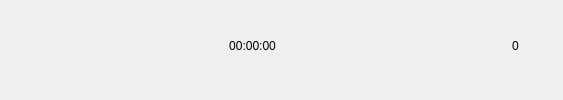
           <widget class="QFrame" name="frame_10">
            <property name="minimumSize">
             <size>
              <width>563</width>
              <height>87</height>
             </size>
            </property>
            <property name="frameShape">
             <enum>QFrame::NoFrame</enum>
            </property>
            <property name="frameShadow">
             <enum>QFrame::Raised</enum>
            </property>
            <widget class="QLabel" name="label_14">
             <property name="geometry">
              <rect>
               <x>0</x>
               <y>10</y>
               <width>552</width>
               <height>78</height>
              </rect>
             </property>
             <property name="text">
              <string/>
             </property>
             <property name="pixmap">
              <pixmap resource="pokerclock.qrc">:/images/_top.png</pixmap>
             </property>
            </widget>
            <widget class="QLabel" name="lblLevel">
             <property name="geometry">
              <rect>
               <x>490</x>
               <y>0</y>
               <width>51</width>
               <height>91</height>
              </rect>
             </property>
             <property name="text">
              <string>0</string>
             </property>
             <property name="alignment">
              <set>Qt::AlignCenter</set>
             </property>
            </widget>
            <widget class="QLabel" name="lblTotalTime">
             <property name="geometry">
              <rect>
               <x>157</x>
               <y>0</y>
               <width>191</width>
               <height>91</height>
              </rect>
             </property>
             <property name="text">
              <string>00:00:00</string>
             </property>
             <property name="alignment">
              <set>Qt::AlignCenter</set>
             </property>
            </widget>
           </widget>
